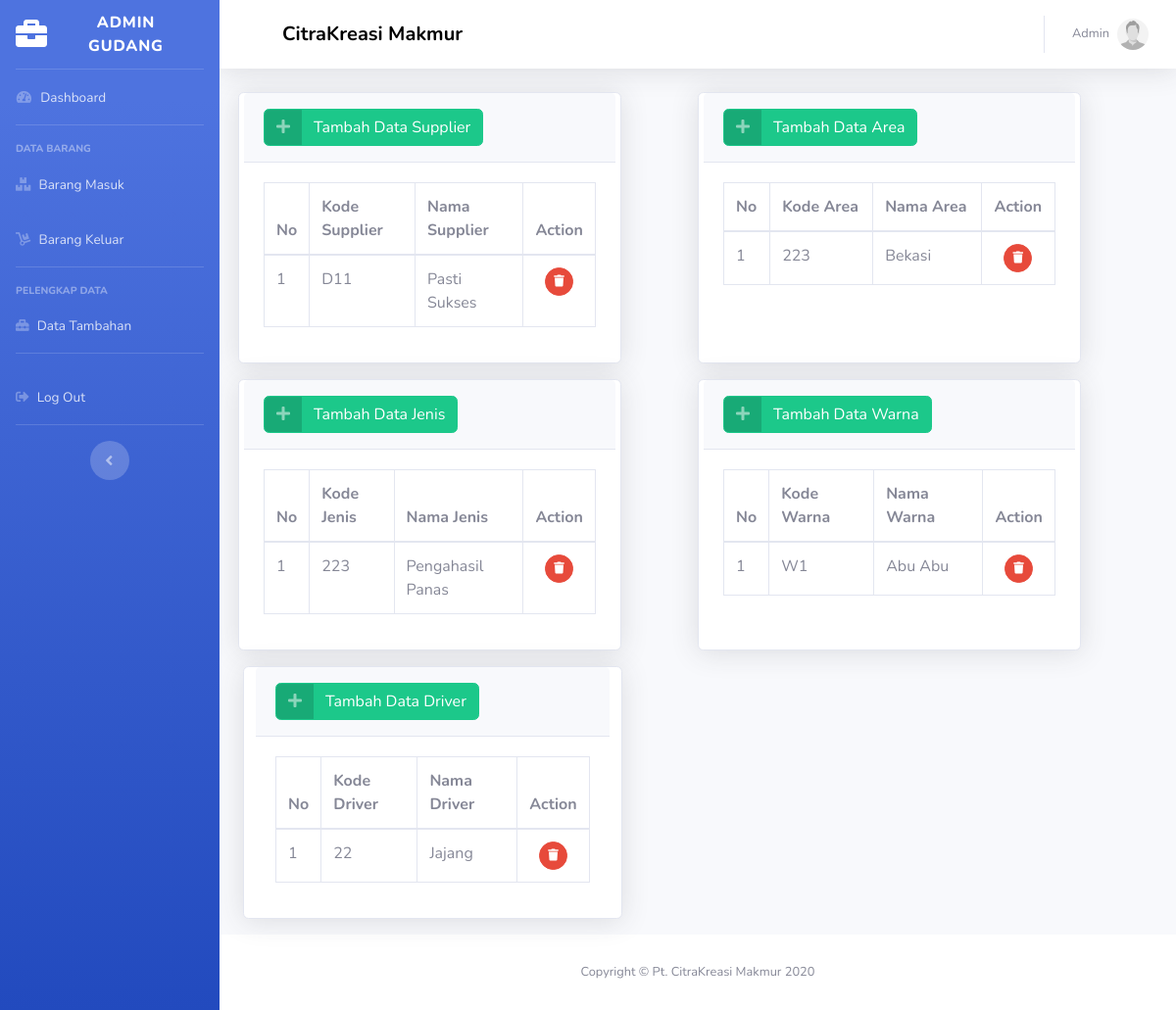
/datatambahan.php (signed in), run on the app's committed database.
### tables this page shows
CREATE TABLE `supplier` (
  `id` int(11) NOT NULL,
  `kode` varchar(30) NOT NULL,
  `namaSup` varchar(50) NOT NULL
);

CREATE TABLE `area` (
  `id` int(11) NOT NULL,
  `kode` varchar(30) NOT NULL,
  `namaArea` varchar(50) NOT NULL
);

CREATE TABLE `jenis` (
  `id` int(11) NOT NULL,
  `kode` varchar(30) NOT NULL,
  `jenisAlat` varchar(50) NOT NULL
);

CREATE TABLE `warna` (
  `id` int(11) NOT NULL,
  `kodeWarna` varchar(30) NOT NULL,
  `nWarna` varchar(50) NOT NULL
);

CREATE TABLE `driver` (
  `id` int(11) NOT NULL,
  `kode` varchar(30) NOT NULL,
  `namaDriver` varchar(50) NOT NULL
);

### datatambahan.php (the view, shortened to what this page needs)
<?php
include 'control/koneksi.php';
    $jenis = mysqli_query($conn, "SELECT * FROM jenis");
    $warna = mysqli_query($conn, "SELECT * FROM warna");
    $driver = mysqli_query($conn, "SELECT * FROM driver");
    $area = mysqli_query($conn, "SELECT * FROM area");
    $supplier = mysqli_query($conn, "SELECT * FROM supplier");
 ?>
 <div class="container-fluid">
  <div class="form-row">
          <div class="card shadow col-md-5 mb-3">
            <div class="card-header py-3">
              <a href="#" class="btn btn-success btn-icon-split " data-toggle="modal" data-target="#supplier">
                    <span class="icon text-white-50">
                      <i class="fas fa-plus"></i>
                    </span>
                    <span class="text">Tambah Data Supplier</span>
                  </a>
            </div>
            <div class="card-body">
              <div class="table-responsive">
                <table class="table table-bordered" id="dataTable" width="100%" cellspacing="0">
                  <thead>
                    <tr>
                        <th>No</th>
                        <th>Kode Supplier</th>
                        <th>Nama Supplier</th>
                        <th style="text-align: center;">Action</th>
                    </tr>
                  </thead>
                  <tbody>
                    <?php
                    $no = 1;
                    while ($d1 = mysqli_fetch_assoc($supplier)) : ?>
                     <tr>
                      <td><?= $no++; ?></td>
                      <td><?= $d1['kode'];?></td>
                      <td> <?= $d1['namaSup'] ?></td>
                      <td align="center">
                        <a href="control/prosesdatatambahan.php?supplier1=<?= $d1['id'] ?>" class="btn btn-danger btn-circle btn-sm" onclick="return confirm('Yakin Hapus?')">
                      <i class="fas fa-trash"></i>
                      </a>
                    </td>
                    </tr>
                  <?php endwhile; ?>
                  </tbody>
                </table>
              </div>
            </div>
          </div>
          <div class="col-md-1 mb-3">
          </div>
          <div class="card shadow col-md-5 mb-3">
            <div class="card-header py-3">
              <a href="#" class="btn btn-success btn-icon-split " data-toggle="modal" data-target="#area">
                    <span class="icon text-white-50">
                      <i class="fas fa-plus"></i>
                    </span>
                    <span class="text">Tambah Data Area</span>
                  </a>
            </div>
            <div class="card-body">
              <div class="table-responsive">
                <table class="table table-bordered" id="dataTable" width="100%" cellspacing="0">
                  <thead>
                    <tr>
                        <th>No</th>
                        <th>Kode Area</th>
                        <th>Nama Area</th>
                        <th style="text-align: center;">Action</th>
                    </tr>
                  </thead>
                  <tbody>
                    <?php
                    $no = 1;
                    while ($d2 = mysqli_fetch_assoc($area)) : ?>
                     <tr>
                      <td><?= $no++; ?></td>
                      <td><?= $d2['kode'];?></td>
                      <td> <?= $d2['namaArea'] ?></td>
                      <td align="center">
                        <a href="control/prosesdatatambahan.php?area1=<?= $d2['id'] ?>" class="btn btn-danger btn-circle btn-sm" onclick="return confirm('Yakin Hapus?')">
                      <i class="fas fa-trash"></i>
                      </a>
                    </td>
                    </tr>
                  <?php endwhile; ?>
                  </tbody>
                </table>
              </div>
            </div>
          </div>
          </div>
          <div class="form-row">
          <div class="card shadow col-md-5 mb-3">
            <div class="card-header py-3">
              <a href="#" class="btn btn-success btn-icon-split " data-toggle="modal" data-target="#jenis">
                    <span class="icon text-white-50">
                      <i class="fas fa-plus"></i>
                    </span>
                    <span class="text">Tambah Data Jenis</span>
                  </a>
            </div>
            <div class="card-body">
              <div class="table-responsive">
                <table class="table table-bordered" id="dataTable" width="100%" cellspacing="0">
                  <thead>
                    <tr>
                        <th>No</th>
                        <th>Kode Jenis</th>
                        <th>Nama Jenis</th>
                        <th style="text-align: center;">Action</th>
                    </tr>
                  </thead>
                  <tbody>
                    <?php
                    $no = 1;
                    while ($d3 = mysqli_fetch_assoc($jenis)) : ?>
                     <tr>
                      <td><?= $no++; ?></td>
                      <td><?= $d3['kode'];?></td>
                      <td> <?= $d3['jenisAlat'] ?></td>
                      <td align="center">
                        <a href="control/prosesdatatambahan.php?jenis1=<?= $d3['id'] ?>" class="btn btn-danger btn-circle btn-sm" onclick="return confirm('Yakin Hapus?')">
                      <i class="fas fa-trash"></i>
                      </a>
                    </td>
                    </tr>
                  <?php endwhile; ?>
                  </tbody>
                </table>
              </div>
            </div>
          </div>
          <div class="col-md-1 mb-3">
          </div>
          <div class="card shadow col-md-5 mb-3">
            <div class="card-header py-3">
              <a href="#" class="btn btn-success btn-icon-split " data-toggle="modal" data-target="#warna">
                    <span class="icon text-white-50">
                      <i class="fas fa-plus"></i>
                    </span>
                    <span class="text">Tambah Data Warna</span>
                  </a>
            </div>
            <div class="card-body">
              <div class="table-responsive">
                <table class="table table-bordered" id="dataTable" width="100%" cellspacing="0">
                  <thead>
                    <tr>
                        <th>No</th>
                        <th>Kode Warna</th>
                        <th>Nama Warna</th>
                        <th style="text-align: center;">Action</th>
                    </tr>
                  </thead>
                  <tbody>
                    <?php
                    $no = 1;
                    while ($d4 = mysqli_fetch_assoc($warna)) : ?>
                     <tr>
                      <td><?= $no++; ?></td>
                      <td><?= $d4['kodeWarna'];?></td>
                      <td> <?= $d4['nWarna'] ?></td>
                      <td align="center">
                        <a href="control/prosesdatatambahan.php?warna1=<?= $d4['id'] ?>" class="btn btn-danger btn-circle btn-sm" onclick="return confirm('Yakin Hapus?')">
                      <i class="fas fa-trash"></i>
                      </a>
                    </td>
                    </tr>
                  <?php endwhile; ?>
                  </tbody>
                </table>
              </div>
            </div>
          </div>
          </div>
          <div class="card shadow col-md-5 mb-3">
            <div class="card-header py-3">
              <a href="#" class="btn btn-success btn-icon-split " data-toggle="modal" data-target="#driver">
                    <span class="icon text-white-50">
                      <i class="fas fa-plus"></i>
                    </span>
                    <span class="text">Tambah Data Driver</span>
                  </a>
            </div>
            <div class="card-body">
              <div class="table-responsive">
                <table class="table table-bordered" id="dataTable" width="100%" cellspacing="0">
                  <thead>
                    <tr>
                        <th>No</th>
                        <th>Kode Driver</th>
                        <th>Nama Driver</th>
                        <th style="text-align: center;">Action</th>
                    </tr>
                  </thead>
                  <tbody>
                    <?php
                    $no = 1;
                    while ($d4 = mysqli_fetch_assoc($driver)) : ?>
                     <tr>
                      <td><?= $no++; ?></td>
                      <td><?= $d4['kode'];?></td>
                      <td> <?= $d4['namaDriver'] ?></td>
                      <td align="center">
                        <a href="control/prosesdatatambahan.php?driver1=<?= $d5['id'] ?>" class="btn btn-danger btn-circle btn-sm" onclick="return confirm('Yakin Hapus?')">
                      <i class="fas fa-trash"></i>
                      </a>
                    </td>
                    </tr>
                  <?php endwhile; ?>
                  </tbody>
                </table>
              </div>
            </div>
          </div>
 </div>
  </div>

### data on the page
supplier: kode "D11", namaSup "Pasti Sukses"
area: kode "223", namaArea "Bekasi"
jenis: kode "223", jenisAlat "Pengahasil Panas"
warna: kodeWarna "W1", nWarna "Abu Abu"
driver: kode "22", namaDriver "Jajang"
